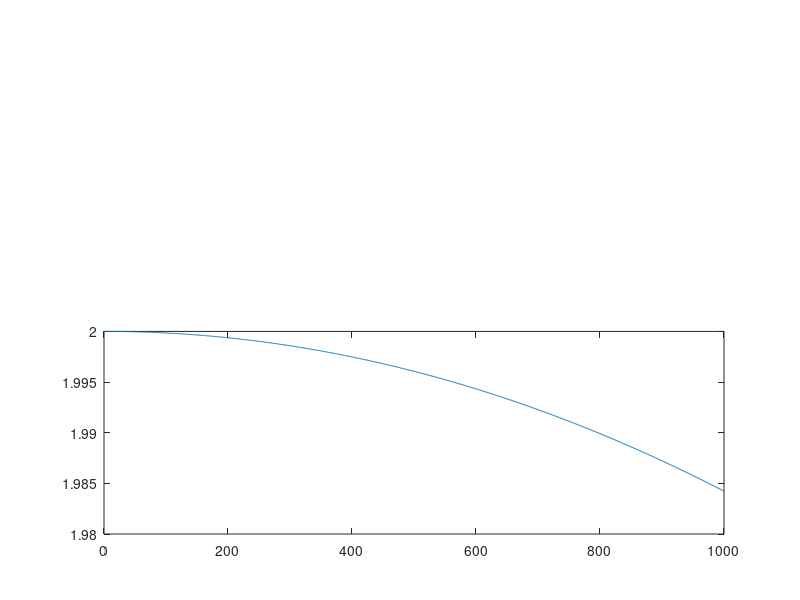

Reproduce this figure in MATLAB.
clc;
clear all;
close all;

t = linspace(0, 0.2, 1000);
f=1/10;

vin=2*cos(2*pi*f*t);
%subplot(2,1,1);
%plot(t,vin);
R=100;
C=50;
v0= vin*(1/(((R*C))*exp(-1/(R*C))));
subplot(2,1,2);
plot(v0);
plot(vin);


